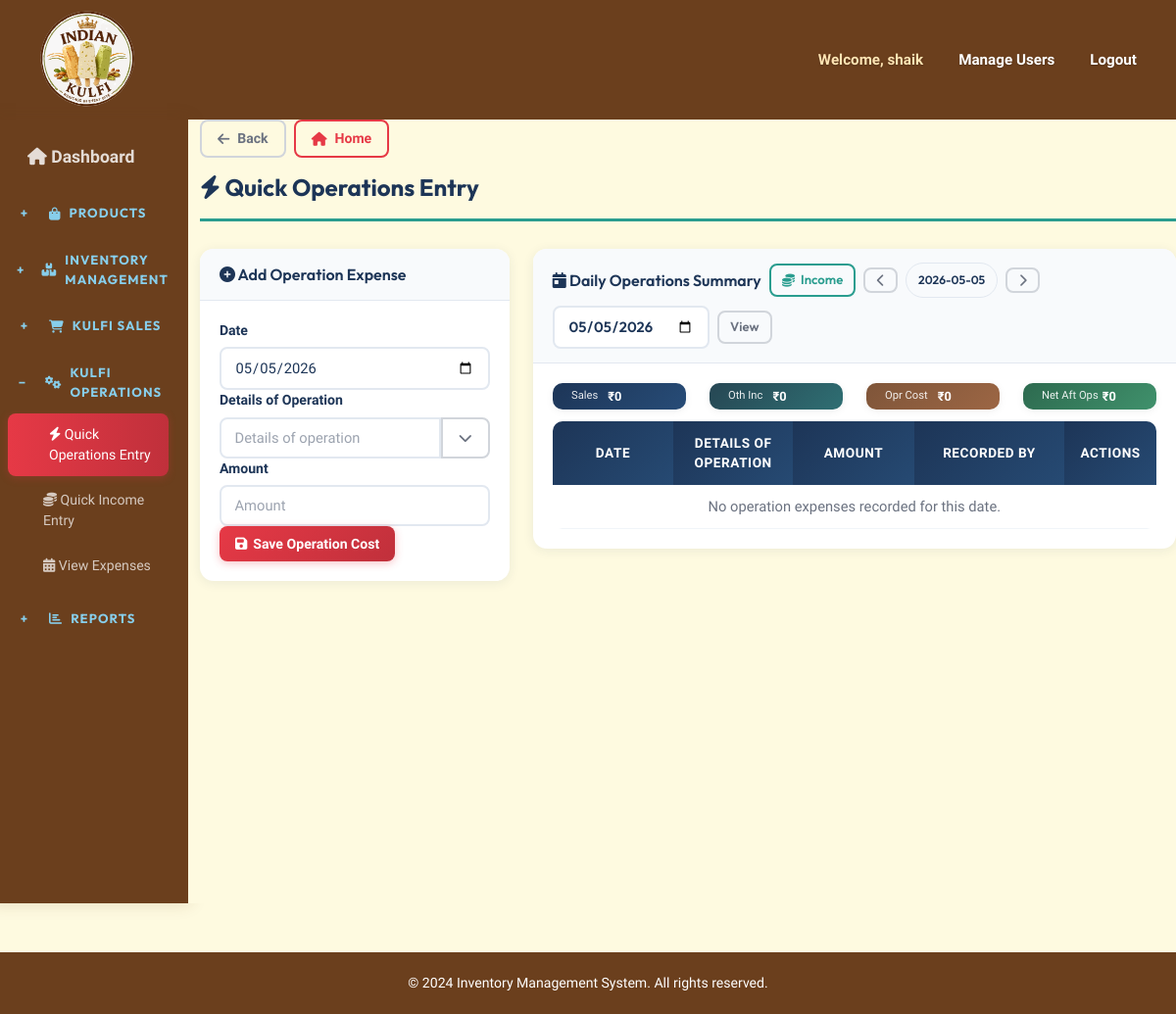
Before: /operations/quick-entry/ (signed in) with the older database file.
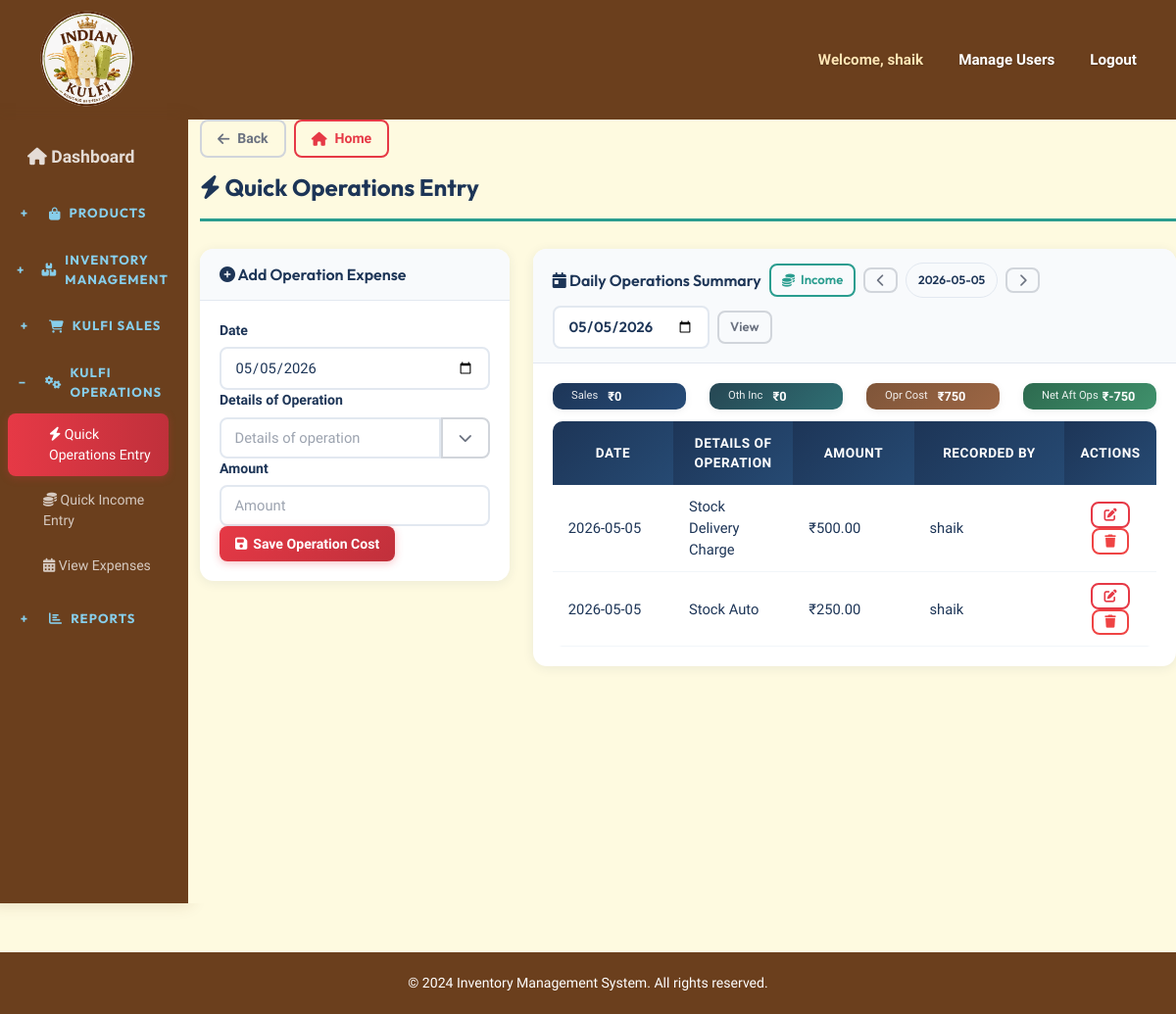
After: the same page with the newer database file.
### inventory/models.py (models this page shows, shortened)
class OperationsExpense(models.Model):
    operation_date = models.DateField(default=timezone.now)
    details = models.CharField(max_length=255)
    amount = models.DecimalField(max_digits=12, decimal_places=2)
    client_txn_id = models.CharField(max_length=64, blank=True, null=True, db_index=True, help_text="Client-generated idempotency key")
    client_updated_at = models.DateTimeField(blank=True, null=True, db_index=True, help_text="Client-side update timestamp")
    server_version = models.PositiveIntegerField(default=1)
    created_by = models.ForeignKey(User, on_delete=models.SET_NULL, null=True, blank=True)
    created_at = models.DateTimeField(auto_now_add=True)
    updated_at = models.DateTimeField(auto_now=True)
    class Meta:
        ordering = ['-operation_date', '-created_at']
        verbose_name_plural = "Operations Expenses"

### inventory/views.py (the view)
    def _wrapped_view(request, *args, **kwargs):
        if not request.user.is_authenticated:
            return redirect('login')
        if not request.user.is_staff:
            messages.error(request, 'You can access only the Sales module with this account.')
            return redirect('quick_sales_entry')
        return view_func(request, *args, **kwargs)

### inventory/forms.py
class OperationsExpenseForm(forms.ModelForm):
    class Meta:
        model = OperationsExpense
        fields = ['operation_date', 'details', 'amount']
        widgets = {
            'operation_date': forms.DateInput(attrs={'class': 'form-control', 'type': 'date'}),
            'details': forms.TextInput(attrs={'class': 'form-control', 'placeholder': 'Details of operation'}),
            'amount': forms.NumberInput(attrs={'class': 'form-control', 'placeholder': 'Amount', 'step': '0.01', 'min': '0'}),
        }
    def __init__(self, *args, **kwargs):
        super().__init__(*args, **kwargs)
        self.fields['operation_date'].initial = timezone.now().date()

### inventory/views.py (called while the page is built)
def admin_only_view(view_func):
    def _wrapped_view(request, *args, **kwargs):
        if not request.user.is_authenticated:
            return redirect('login')
        if not request.user.is_staff:
            messages.error(request, 'You can access only the Sales module with this account.')
            return redirect('quick_sales_entry')
        return view_func(request, *args, **kwargs)
    return _wrapped_view

### templates/inventory/quick_operations_entry.html (shortened to what the changed rows need)
{% extends 'inventory/base.html' %}
{% block content %}
<h1 class="page-title"><i class="fas fa-bolt"></i> Quick Operations Entry</h1>
<div class="row mb-4">
    <div class="col-lg-8 mb-3">
        <div class="card">
            <div class="card-body">
                <div class="row g-2 mb-3">
                    <div class="col-6 col-md-3">
                        <div class="alert py-1 mb-0 text-center text-white border-0" style="min-width:0;background:linear-gradient(135deg,#7f5539 0%,#9c6644 100%);">
                            <div class="text-white text-truncate" style="font-size:0.7rem;opacity:0.9;">Opr Cost</div>
                            <div class="fw-bold text-nowrap overflow-hidden" style="font-size:0.8rem;">₹{{ total_day_operation_cost|floatformat:0 }}</div>
                        </div>
                    </div>
                    <div class="col-6 col-md-3">
                        <div class="alert py-1 mb-0 text-center text-white border-0" style="min-width:0;background:linear-gradient(135deg,#2d6a4f 0%,#40916c 100%);">
                            <div class="d-flex align-items-center justify-content-start gap-1 text-start" style="min-width:0;">
                                <div class="text-white text-truncate" style="font-size:0.7rem;opacity:0.9;">Net Aft Ops</div>
                                <div class="fw-bold text-nowrap overflow-hidden" style="font-size:0.8rem;">₹{{ day_net_after_operations|floatformat:0 }}</div>
                            </div>
                        </div>
                    </div>
                </div>
                <div class="table-responsive">
                    <table class="table table-sm table-hover align-middle">
                        <thead class="table-light">
                            <tr>
                                <th style="width: 20%;">Date</th>
                                <th>Details of Operation</th>
                                <th style="width: 20%;">Amount</th>
                                <th style="width: 25%;">Recorded By</th>
                                <th style="width: 12%;" class="text-center">Actions</th>
                            </tr>
                        </thead>
                        <tbody>
                            {% for item in operations_entries %}
                            <tr>
                                <td>{{ item.operation_date|date:'Y-m-d' }}</td>
                                <td>{{ item.details }}</td>
                                <td>₹{{ item.amount|floatformat:2 }}</td>
                                <td>{% if item.created_by %}{{ item.created_by.get_full_name|default:item.created_by.username }}{% else %}-{% endif %}</td>
                                <td class="text-center">
                                    <a href="{% url 'quick_operations_entry' %}?date={{ selected_date|date:'Y-m-d' }}&edit={{ item.id }}" class="btn btn-sm btn-outline-primary" title="Edit">
                                        <i class="fas fa-edit"></i>
                                    </a>
                                    <form method="POST" action="{% url 'delete_operations_expense' item.id %}" class="d-inline" onsubmit="return confirm('Delete this operation entry?');">
                                        <button type="submit" class="btn btn-sm btn-outline-danger" title="Delete">
                                            <i class="fas fa-trash"></i>
                                        </button>
                                    </form>
                                </td>
                            </tr>
                            {% empty %}
                            <tr>
                                <td colspan="5" class="text-center text-muted">No operation expenses recorded for this date.</td>
                            </tr>
                            {% endfor %}
                        </tbody>
                    </table>
                </div>
            </div>
        </div>
    </div>
</div>
{% endblock %}

Changed rows visible on the page:
added OperationsExpense: operation_date "2026-05-05", details "Stock Delivery Charge", amount "500.00", created_by.get_full_name "shaik"
added OperationsExpense: operation_date "2026-05-05", details "Stock Auto", amount "250.00", created_by.get_full_name "shaik"
Other visible differences:
{{ total_day_operation_cost|floatformat:0 }}: "0" → "750"
{{ day_net_after_operations|floatformat:0 }}: "0" → "-750"
text no longer shown: "No operation expenses recorded for this date."
